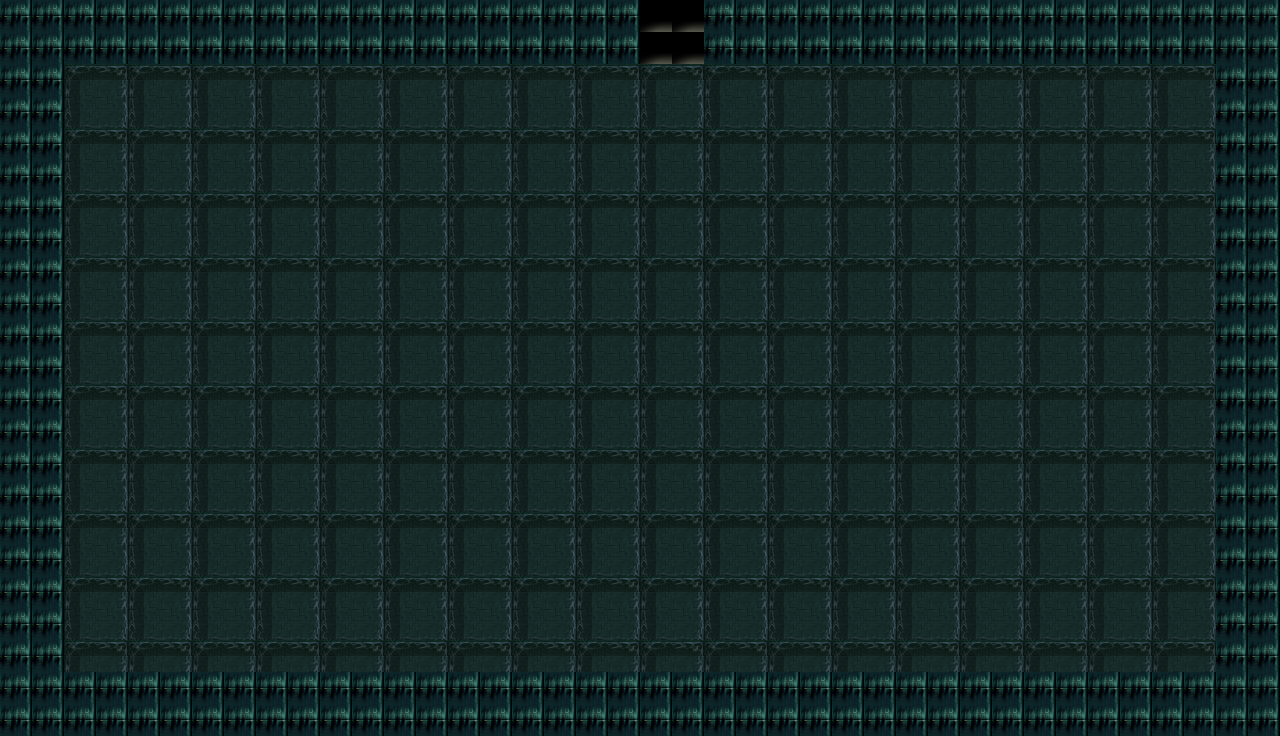

This is a level from a 2D game, rendered from its Tiled map with the project's own tilesets. A one-line summary and the map file follow, with tile-layer data summarised:
An orthogonal 40x23 tile map with 32x32 px tiles, 2 tile layers (Background, Decorations), 2 tilesets and 7 objects (5x Wall, Door, PlayerSpawn).

<map version="1.0" orientation="orthogonal" width="40" height="23" tilewidth="32" tileheight="32">
 <properties>
  <property name="WallWidth" value="2" />
 </properties>
 <tileset firstgid="1" name="Z18-TileA1" tilewidth="32" tileheight="32">
  <image source="../Tilesets/Z18-TileA1.png" width="512" height="384" />
 </tileset>
 <tileset firstgid="193" name="Z18-TileC" tilewidth="32" tileheight="32">
  <image source="../Tilesets/Z18-TileC.png" width="512" height="512" />
 </tileset>
 <layer name="Background" width="40" height="23">
  <data>[920 cells, 920 non-empty, 6 distinct tile ids]</data>
 </layer>
 <layer name="Decorations" width="40" height="23">
  <data>[920 cells, 0 non-empty, 0 distinct tile ids]</data>
 </layer>
 <objectgroup name="Collisions" width="40" height="23">
  <object name="Trigger" type="Wall" x="0" y="65" width="62" height="606" />
  <object name="Trigger" type="Wall" x="1214" y="65" width="66" height="607" />
  <object name="Trigger" type="Wall" x="1" y="672" width="1279" height="64" />
 </objectgroup>
 <objectgroup name="Entities" width="40" height="23">
  <object name="Trigger" type="Door" x="640" y="-3" width="65" height="69">
   <properties>
    <property name="DestinationRoom" value="TestDungeon1" />
    <property name="DestinationSpawnName" value="1" />
   </properties>
  </object>
 </objectgroup>
 <objectgroup name="Triggers" width="40" height="23">
  <object name="Trigger" type="Wall" x="0" y="0" width="640" height="64" />
  <object name="Trigger" type="Wall" x="704" y="0" width="576" height="64" />
 </objectgroup>
 <objectgroup name="PlayerSpawns" width="40" height="23">
  <object name="PlayerSpawn" x="677" y="102" width="18" height="19">
   <properties>
    <property name="SpawnName" value="1" />
   </properties>
  </object>
 </objectgroup>
</map>
